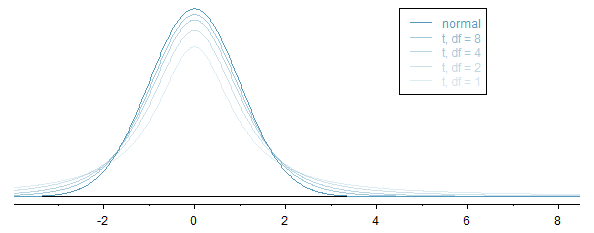

This chart was generated by the following R code:

library(openintro)
data(COL)

myPNG('tDistConvergeToNormalDist.png', 594, 233,
      mar = c(2, 1, 0.1, 1),
      mgp = c(5, 0.6, 0))
plot(c(-3.5, 8),
     c(0, dnorm(0)),
     type = 'n',
     axes = FALSE)
at <- seq(-4, 10, 2)
axis(1, at)
axis(1, at - 1, rep("", length(at)), tcl = -0.1)
abline(h = 0)

COL. <- fadeColor(COL[1], c("FF", "89", "68", "4C", "33"))
COLt <- fadeColor(COL[1], c("FF", "AA", "85", "60", "45"))
DF   <- c('normal', 8, 4, 2, 1)

X <- seq(-5, 10, 0.02)
Y <- dnorm(X)
lines(X, Y, col = COL.[1])

for (i in 2:5) {
  Y <- dt(X, as.numeric(DF[i]))
  lines(X, Y, col = COL.[i])
}

legend(4.5, 0.4,
       legend = c(DF[1],
                  paste('t, df = ', DF[2:5], sep = '')),
       col = COL.,
       text.col = COLt,
       lty = rep(1, 5))

dev.off()
